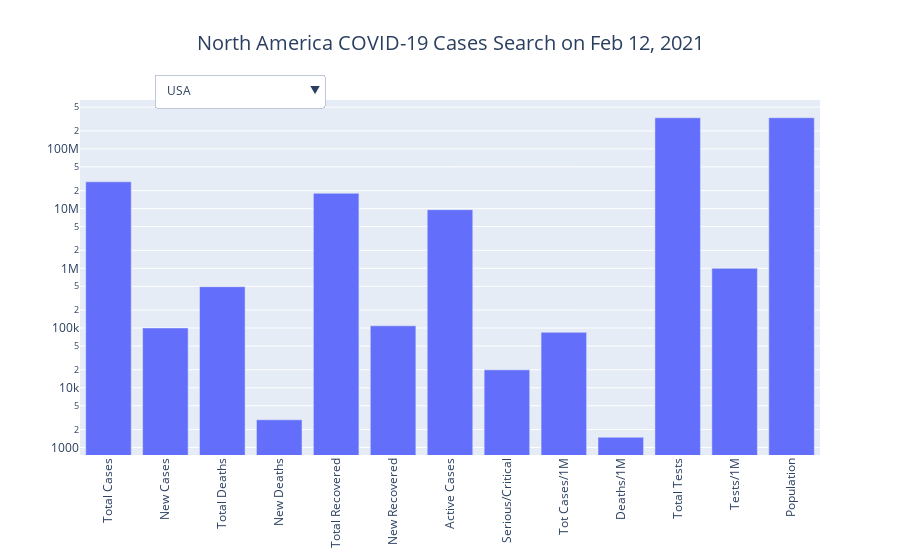

Source (notebook cell):
### Code cell
country_visualization('North America')

### Figure 1 — Plotly figure (JSON) as saved in the notebook; plotly's stock layout.template omitted (floating-point values rounded to 4 significant figures; data arrays with more than 128 entries replaced by an {"elided": "..."} marker saying what was removed)
{"data": [{"y": [28106704, 100288, 492521, 2908, 18040312, 108946, 9573871, 19927, 84607, 1483, 332129922, 999777, 332203863], "visible": true, "type": "bar", "name": "USA", "x": ["Total Cases", "New Cases", "Total Deaths", "New Deaths", "Total Recovered", "New Recovered", "Active Cases", "Serious/Critical", "Tot Cases/1M", "Deaths/1M", "Total Tests", "Tests/1M", "Population"]}, {"y": [1968566, 10677, 171234, 1474, 1528304, 8732, 269028, 4798, 15170, 1320, 5016163, 38655, 129768938], "visible": false, "type": "bar", "name": "Mexico", "x": ["Total Cases", "New Cases", "Total Deaths", "New Deaths", "Total Recovered", "New Recovered", "Active Cases", "Serious/Critical", "Tot Cases/1M", "Deaths/1M", "Total Tests", "Tests/1M", "Population"]}, {"y": [820306, 3143, 21162, 74, 762200, 3872, 36944, 672, 21617, 558, 22883055, 603033, 37946622], "visible": false, "type": "bar", "name": "Canada", "x": ["Total Cases", "New Cases", "Total Deaths", "New Deaths", "Total Recovered", "New Recovered", "Active Cases", "Serious/Critical", "Tot Cases/1M", "Deaths/1M", "Total Tests", "Tests/1M", "Population"]}, {"y": [330985, 910, 5595, 23, 306634, 3024, 18756, 202, 75974, 1284, 1782418, 409134, 4356567], "visible": false, "type": "bar", "name": "Panama", "x": ["Total Cases", "New Cases", "Total Deaths", "New Deaths", "Total Recovered", "New Recovered", "Active Cases", "Serious/Critical", "Tot Cases/1M", "Deaths/1M", "Total Tests", "Tests/1M", "Population"]}, {"y": [227764, 1050, 2917, 13, 173882, 1320, 50965, 264, 20867, 267, 1127561, 103303, 10915078], "visible": false, "type": "bar", "name": "Dominican Republic", "x": ["Total Cases", "New Cases", "Total Deaths", "New Deaths", "Total Recovered", "New Recovered", "Active Cases", "Serious/Critical", "Tot Cases/1M", "Deaths/1M", "Total Tests", "Tests/1M", "Population"]}, {"y": [199187, 431, 2714, 4, 160946, 484, 35527, 168, 38882, 530, 629031, 122789, 5122854], "visible": false, "type": "bar", "name": "Costa Rica", "x": ["Total Cases", "New Cases", "Total Deaths", "New Deaths", "Total Recovered", "New Recovered", "Active Cases", "Serious/Critical", "Tot Cases/1M", "Deaths/1M", "Total Tests", "Tests/1M", "Population"]}, {"y": [166283, 751, 6057, 34, 152920, 710, 7306, 5, 9177, 334, 845614, 46670, 18119185], "visible": false, "type": "bar", "name": "Guatemala", "x": ["Total Cases", "New Cases", "Total Deaths", "New Deaths", "Total Recovered", "New Recovered", "Active Cases", "Serious/Critical", "Tot Cases/1M", "Deaths/1M", "Total Tests", "Tests/1M", "Population"]}, {"y": [158355, 887, 3838, 32, 62991, 871, 91526, 416, 15833, 384, 404607, 40454, 10001543], "visible": false, "type": "bar", "name": "Honduras", "x": ["Total Cases", "New Cases", "Total Deaths", "New Deaths", "Total Recovered", "New Recovered", "Active Cases", "Serious/Critical", "Tot Cases/1M", "Deaths/1M", "Total Tests", "Tests/1M", "Population"]}, {"y": [57428, 199, 1727, 8, 51983, 984, 3718, 58, 8826, 265, 717882, 110334, 6506468], "visible": false, "type": "bar", "name": "El Salvador", "x": ["Total Cases", "New Cases", "Total Deaths", "New Deaths", "Total Recovered", "New Recovered", "Active Cases", "Serious/Critical", "Tot Cases/1M", "Deaths/1M", "Total Tests", "Tests/1M", "Population"]}, {"y": [36595, 823, 257, 4, 31534, 839, 4804, 72, 3232, 23, 2106593, 186057, 11322323], "visible": false, "type": "bar", "name": "Cuba", "x": ["Total Cases", "New Cases", "Total Deaths", "New Deaths", "Total Recovered", "New Recovered", "Active Cases", "Serious/Critical", "Tot Cases/1M", "Deaths/1M", "Total Tests", "Tests/1M", "Population"]}, {"y": [18527, 290, 368, 5, 12504, 48, 5655, 23, 6240, 124, 182670, 61522, 2969172], "visible": false, "type": "bar", "name": "Jamaica", "x": ["Total Cases", "New Cases", "Total Deaths", "New Deaths", "Total Recovered", "New Recovered", "Active Cases", "Serious/Critical", "Tot Cases/1M", "Deaths/1M", "Total Tests", "Tests/1M", "Population"]}, {"y": [12134, 20, 313, -1, 11623, 18, 198, 1, 30179, 778, 77212, 192039, 402064], "visible": false, "type": "bar", "name": "Belize", "x": ["Total Cases", "New Cases", "Total Deaths", "New Deaths", "Total Recovered", "New Recovered", "Active Cases", "Serious/Critical", "Tot Cases/1M", "Deaths/1M", "Total Tests", "Tests/1M", "Population"]}, {"y": [12016, -1, 246, -1, 9258, -1, 2512, -1, 1046, 21, 49333, 4294, 11488250], "visible": false, "type": "bar", "name": "Haiti", "x": ["Total Cases", "New Cases", "Total Deaths", "New Deaths", "Total Recovered", "New Recovered", "Active Cases", "Serious/Critical", "Tot Cases/1M", "Deaths/1M", "Total Tests", "Tests/1M", "Population"]}, {"y": [9351, -1, 156, -1, 2242, -1, 6953, 5, 23368, 390, 124404, 310881, 400166], "visible": false, "type": "bar", "name": "Guadeloupe", "x": ["Total Cases", "New Cases", "Total Deaths", "New Deaths", "Total Recovered", "New Recovered", "Active Cases", "Serious/Critical", "Tot Cases/1M", "Deaths/1M", "Total Tests", "Tests/1M", "Population"]}, {"y": [8311, -1, 178, -1, 6931, -1, 1202, 1, 21010, 450, 63374, 160211, 395565], "visible": false, "type": "bar", "name": "Bahamas", "x": ["Total Cases", "New Cases", "Total Deaths", "New Deaths", "Total Recovered", "New Recovered", "Active Cases", "Serious/Critical", "Tot Cases/1M", "Deaths/1M", "Total Tests", "Tests/1M", "Population"]}, {"y": [7637, 5, 137, 1, 7323, 5, 177, 2, 5446, 98, 89241, 63639, 1402297], "visible": false, "type": "bar", "name": "Trinidad and Tobago", "x": ["Total Cases", "New Cases", "Total Deaths", "New Deaths", "Total Recovered", "New Recovered", "Active Cases", "Serious/Critical", "Tot Cases/1M", "Deaths/1M", "Total Tests", "Tests/1M", "Population"]}, {"y": [7368, 30, 68, -1, 7017, 55, 283, 11, 68830, 635, 93566, 874065, 107047], "visible": false, "type": "bar", "name": "Aruba", "x": ["Total Cases", "New Cases", "Total Deaths", "New Deaths", "Total Recovered", "New Recovered", "Active Cases", "Serious/Critical", "Tot Cases/1M", "Deaths/1M", "Total Tests", "Tests/1M", "Population"]}, {"y": [6553, -1, 45, -1, 98, -1, 6410, 3, 17471, 120, 94694, 252461, 375084], "visible": false, "type": "bar", "name": "Martinique", "x": ["Total Cases", "New Cases", "Total Deaths", "New Deaths", "Total Recovered", "New Recovered", "Active Cases", "Serious/Critical", "Tot Cases/1M", "Deaths/1M", "Total Tests", "Tests/1M", "Population"]}, {"y": [6347, -1, 171, -1, 4225, -1, 1951, -1, 951, 26, -1, -1, 6673167], "visible": false, "type": "bar", "name": "Nicaragua", "x": ["Total Cases", "New Cases", "Total Deaths", "New Deaths", "Total Recovered", "New Recovered", "Active Cases", "Serious/Critical", "Tot Cases/1M", "Deaths/1M", "Total Tests", "Tests/1M", "Population"]}, {"y": [4643, 10, 22, -1, 4559, 2, 62, 2, 28223, 134, 46639, 283504, 164509], "visible": false, "type": "bar", "name": "Curaçao", "x": ["Total Cases", "New Cases", "Total Deaths", "New Deaths", "Total Recovered", "New Recovered", "Active Cases", "Serious/Critical", "Tot Cases/1M", "Deaths/1M", "Total Tests", "Tests/1M", "Population"]}, {"y": [2487, 72, 23, 1, 1654, 234, 810, 2, 13506, 125, 27885, 151428, 184147], "visible": false, "type": "bar", "name": "Saint Lucia", "x": ["Total Cases", "New Cases", "Total Deaths", "New Deaths", "Total Recovered", "New Recovered", "Active Cases", "Serious/Critical", "Tot Cases/1M", "Deaths/1M", "Total Tests", "Tests/1M", "Population"]}, {"y": [1991, 6, 27, -1, 1870, 1, 94, 1, 46114, 625, 16065, 372082, 43176], "visible": false, "type": "bar", "name": "Sint Maarten", "x": ["Total Cases", "New Cases", "Total Deaths", "New Deaths", "Total Recovered", "New Recovered", "Active Cases", "Serious/Critical", "Tot Cases/1M", "Deaths/1M", "Total Tests", "Tests/1M", "Population"]}, {"y": [1947, 43, 21, 1, 1587, 40, 339, 1, 6770, 73, 110086, 382784, 287593], "visible": false, "type": "bar", "name": "Barbados", "x": ["Total Cases", "New Cases", "Total Deaths", "New Deaths", "Total Recovered", "New Recovered", "Active Cases", "Serious/Critical", "Tot Cases/1M", "Deaths/1M", "Total Tests", "Tests/1M", "Population"]}, {"y": [1833, 21, 12, -1, 1433, 9, 388, 8, 46952, 307, 15932, 408094, 39040], "visible": false, "type": "bar", "name": "Turks and Caicos", "x": ["Total Cases", "New Cases", "Total Deaths", "New Deaths", "Total Recovered", "New Recovered", "Active Cases", "Serious/Critical", "Tot Cases/1M", "Deaths/1M", "Total Tests", "Tests/1M", "Population"]}, {"y": [1408, -1, 12, -1, 1050, -1, 346, 7, 36037, 307, 18619, 476543, 39071], "visible": false, "type": "bar", "name": "Saint Martin", "x": ["Total Cases", "New Cases", "Total Deaths", "New Deaths", "Total Recovered", "New Recovered", "Active Cases", "Serious/Critical", "Tot Cases/1M", "Deaths/1M", "Total Tests", "Tests/1M", "Population"]}, {"y": [1395, 25, 6, -1, 535, 68, 854, 2, 12550, 54, 32118, 288940, 111158], "visible": false, "type": "bar", "name": "St. Vincent Grenadines", "x": ["Total Cases", "New Cases", "Total Deaths", "New Deaths", "Total Recovered", "New Recovered", "Active Cases", "Serious/Critical", "Tot Cases/1M", "Deaths/1M", "Total Tests", "Tests/1M", "Population"]}, {"y": [694, -1, 12, -1, 675, 2, 7, 3, 11169, 193, 168422, 2710582, 62135], "visible": false, "type": "bar", "name": "Bermuda", "x": ["Total Cases", "New Cases", "Total Deaths", "New Deaths", "Total Recovered", "New Recovered", "Active Cases", "Serious/Critical", "Tot Cases/1M", "Deaths/1M", "Total Tests", "Tests/1M", "Population"]}, {"y": [455, -1, 1, -1, 247, -1, 207, -1, 45978, 101, 15063, 1522130, 9896], "visible": false, "type": "bar", "name": "St. Barth", "x": ["Total Cases", "New Cases", "Total Deaths", "New Deaths", "Total Recovered", "New Recovered", "Active Cases", "Serious/Critical", "Tot Cases/1M", "Deaths/1M", "Total Tests", "Tests/1M", "Population"]}, {"y": [419, 38, 9, -1, 199, 2, 211, 1, 4257, 91, 11607, 117921, 98430], "visible": false, "type": "bar", "name": "Antigua and Barbuda", "x": ["Total Cases", "New Cases", "Total Deaths", "New Deaths", "Total Recovered", "New Recovered", "Active Cases", "Serious/Critical", "Tot Cases/1M", "Deaths/1M", "Total Tests", "Tests/1M", "Population"]}, {"y": [416, 5, 2, -1, 378, 1, 36, 1, 6284, 30, 70163, 1059896, 66198], "visible": false, "type": "bar", "name": "Cayman Islands", "x": ["Total Cases", "New Cases", "Total Deaths", "New Deaths", "Total Recovered", "New Recovered", "Active Cases", "Serious/Critical", "Tot Cases/1M", "Deaths/1M", "Total Tests", "Tests/1M", "Population"]}, {"y": [360, -1, 3, -1, 244, -1, 113, -1, 13650, 114, 5145, 195078, 26374], "visible": false, "type": "bar", "name": "Caribbean Netherlands", "x": ["Total Cases", "New Cases", "Total Deaths", "New Deaths", "Total Recovered", "New Recovered", "Active Cases", "Serious/Critical", "Tot Cases/1M", "Deaths/1M", "Total Tests", "Tests/1M", "Population"]}, {"y": [148, -1, 1, -1, 146, -1, 1, -1, 1312, 9, 20288, 179785, 112846], "visible": false, "type": "bar", "name": "Grenada", "x": ["Total Cases", "New Cases", "Total Deaths", "New Deaths", "Total Recovered", "New Recovered", "Active Cases", "Serious/Critical", "Tot Cases/1M", "Deaths/1M", "Total Tests", "Tests/1M", "Population"]}, {"y": [121, -1, -1, -1, 110, -1, 11, -1, 1678, -1, 9977, 138383, 72097], "visible": false, "type": "bar", "name": "Dominica", "x": ["Total Cases", "New Cases", "Total Deaths", "New Deaths", "Total Recovered", "New Recovered", "Active Cases", "Serious/Critical", "Tot Cases/1M", "Deaths/1M", "Total Tests", "Tests/1M", "Population"]}, {"y": [114, -1, 1, -1, 95, -1, 18, -1, 3756, 33, 13223, 435612, 30355], "visible": false, "type": "bar", "name": "British Virgin Islands", "x": ["Total Cases", "New Cases", "Total Deaths", "New Deaths", "Total Recovered", "New Recovered", "Active Cases", "Serious/Critical", "Tot Cases/1M", "Deaths/1M", "Total Tests", "Tests/1M", "Population"]}, {"y": [40, -1, -1, -1, 38, -1, 2, -1, 749, -1, 8293, 155207, 53432], "visible": false, "type": "bar", "name": "Saint Kitts and Nevis", "x": ["Total Cases", "New Cases", "Total Deaths", "New Deaths", "Total Recovered", "New Recovered", "Active Cases", "Serious/Critical", "Tot Cases/1M", "Deaths/1M", "Total Tests", "Tests/1M", "Population"]}, {"y": [24, -1, -1, -1, 16, -1, 8, -1, 4155, -1, 3729, 645602, 5776], "visible": false, "type": "bar", "name": "Saint Pierre Miquelon", "x": ["Total Cases", "New Cases", "Total Deaths", "New Deaths", "Total Recovered", "New Recovered", "Active Cases", "Serious/Critical", "Tot Cases/1M", "Deaths/1M", "Total Tests", "Tests/1M", "Population"]}, {"y": [19, -1, 1, -1, 13, -1, 5, -1, 3805, 200, 930, 186223, 4994], "visible": false, "type": "bar", "name": "Montserrat", "x": ["Total Cases", "New Cases", "Total Deaths", "New Deaths", "Total Recovered", "New Recovered", "Active Cases", "Serious/Critical", "Tot Cases/1M", "Deaths/1M", "Total Tests", "Tests/1M", "Population"]}, {"y": [18, -1, -1, -1, 16, -1, 2, -1, 1193, -1, 8256, 547262, 15086], "visible": false, "type": "bar", "name": "Anguilla", "x": ["Total Cases", "New Cases", "Total Deaths", "New Deaths", "Total Recovered", "New Recovered", "Active Cases", "Serious/Critical", "Tot Cases/1M", "Deaths/1M", "Total Tests", "Tests/1M", "Population"]}], "layout": {"xaxis": {"tickangle": -90}, "yaxis": {"type": "log"}, "updatemenus": [{"yanchor": "top", "direction": "down", "showactive": true, "xanchor": "left", "buttons": [{"args": [{"visible": {"elided": "211 bool values"}}], "method": "update", "label": "USA"}, {"args": [{"visible": {"elided": "211 bool values"}}], "method": "update", "label": "Mexico"}, {"args": [{"visible": {"elided": "211 bool values"}}], "method": "update", "label": "Canada"}, {"args": [{"visible": {"elided": "211 bool values"}}], "method": "update", "label": "Panama"}, {"args": [{"visible": {"elided": "211 bool values"}}], "method": "update", "label": "Dominican Republic"}, {"args": [{"visible": {"elided": "211 bool values"}}], "method": "update", "label": "Costa Rica"}, {"args": [{"visible": {"elided": "211 bool values"}}], "method": "update", "label": "Guatemala"}, {"args": [{"visible": {"elided": "211 bool values"}}], "method": "update", "label": "Honduras"}, {"args": [{"visible": {"elided": "211 bool values"}}], "method": "update", "label": "El Salvador"}, {"args": [{"visible": {"elided": "211 bool values"}}], "method": "update", "label": "Cuba"}, {"args": [{"visible": {"elided": "211 bool values"}}], "method": "update", "label": "Jamaica"}, {"args": [{"visible": {"elided": "211 bool values"}}], "method": "update", "label": "Belize"}, {"args": [{"visible": {"elided": "211 bool values"}}], "method": "update", "label": "Haiti"}, {"args": [{"visible": {"elided": "211 bool values"}}], "method": "update", "label": "Guadeloupe"}, {"args": [{"visible": {"elided": "211 bool values"}}], "method": "update", "label": "Bahamas"}, {"args": [{"visible": {"elided": "211 bool values"}}], "method": "update", "label": "Trinidad and Tobago"}, {"args": [{"visible": {"elided": "211 bool values"}}], "method": "update", "label": "Aruba"}, {"args": [{"visible": {"elided": "211 bool values"}}], "method": "update", "label": "Martinique"}, {"args": [{"visible": {"elided": "211 bool values"}}], "method": "update", "label": "Nicaragua"}, {"args": [{"visible": {"elided": "211 bool values"}}], "method": "update", "label": "Curaçao"}, {"args": [{"visible": {"elided": "211 bool values"}}], "method": "update", "label": "Saint Lucia"}, {"args": [{"visible": {"elided": "211 bool values"}}], "method": "update", "label": "Sint Maarten"}, {"args": [{"visible": {"elided": "211 bool values"}}], "method": "update", "label": "Barbados"}, {"args": [{"visible": {"elided": "211 bool values"}}], "method": "update", "label": "Turks and Caicos"}, {"args": [{"visible": {"elided": "211 bool values"}}], "method": "update", "label": "Saint Martin"}, {"args": [{"visible": {"elided": "211 bool values"}}], "method": "update", "label": "St. Vincent Grenadines"}, {"args": [{"visible": {"elided": "211 bool values"}}], "method": "update", "label": "Bermuda"}, {"args": [{"visible": {"elided": "211 bool values"}}], "method": "update", "label": "St. Barth"}, {"args": [{"visible": {"elided": "211 bool values"}}], "method": "update", "label": "Antigua and Barbuda"}, {"args": [{"visible": {"elided": "211 bool values"}}], "method": "update", "label": "Cayman Islands"}, {"args": [{"visible": {"elided": "211 bool values"}}], "method": "update", "label": "Caribbean Netherlands"}, {"args": [{"visible": {"elided": "211 bool values"}}], "method": "update", "label": "Grenada"}, {"args": [{"visible": {"elided": "211 bool values"}}], "method": "update", "label": "Dominica"}, {"args": [{"visible": {"elided": "211 bool values"}}], "method": "update", "label": "British Virgin Islands"}, {"args": [{"visible": {"elided": "211 bool values"}}], "method": "update", "label": "Saint Kitts and Nevis"}, {"args": [{"visible": {"elided": "211 bool values"}}], "method": "update", "label": "Saint Pierre Miquelon"}, {"args": [{"visible": {"elided": "211 bool values"}}], "method": "update", "label": "Montserrat"}, {"args": [{"visible": {"elided": "211 bool values"}}], "method": "update", "label": "Anguilla"}], "pad": {"r": 10, "t": 10}, "y": 1.1, "x": 0.1}], "title": {"text": "North America COVID-19 Cases Search on Feb 12, 2021", "font": {"size": 20}, "xanchor": "center", "x": 0.5}}}
